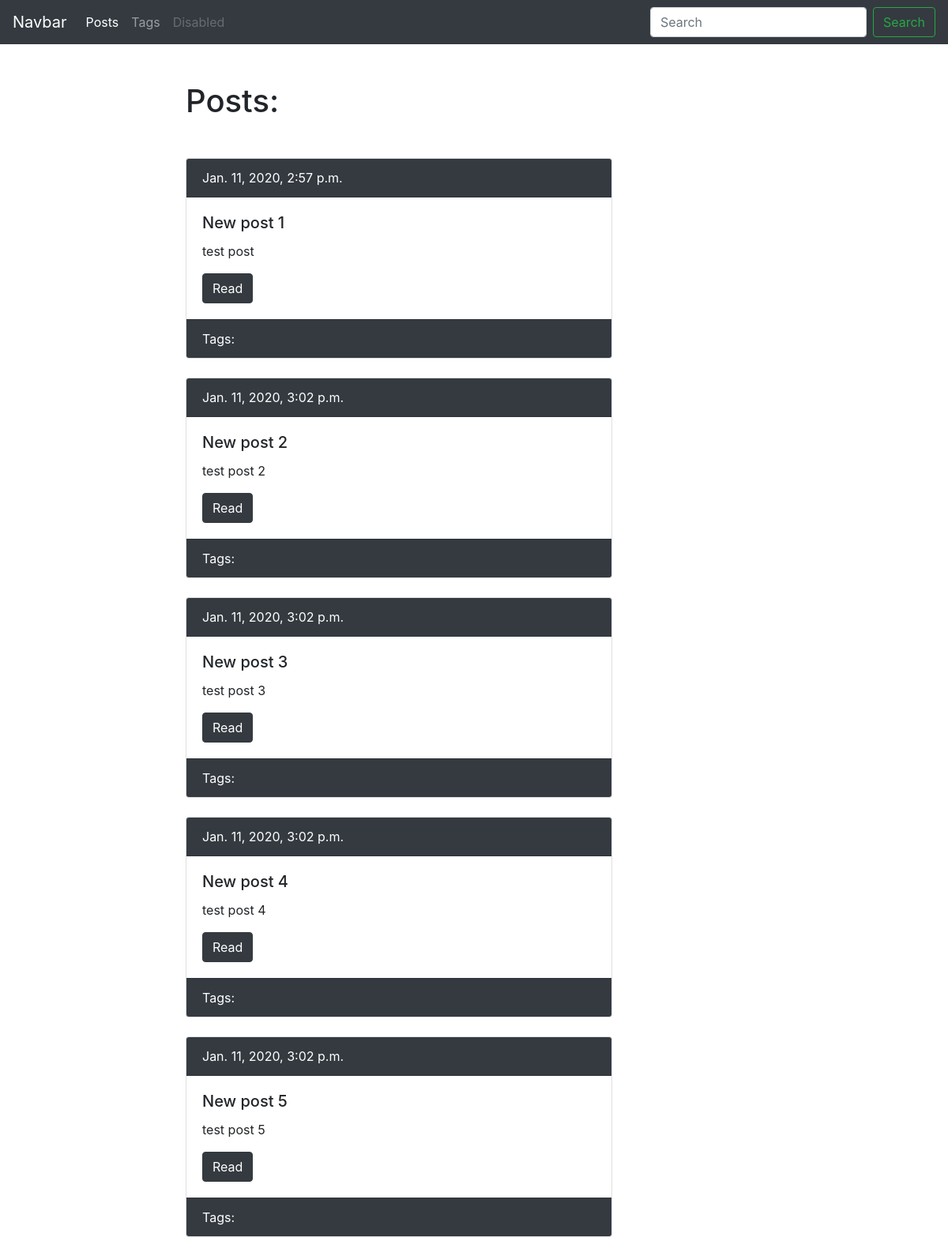
The page /blog/ on the database as committed earlier.
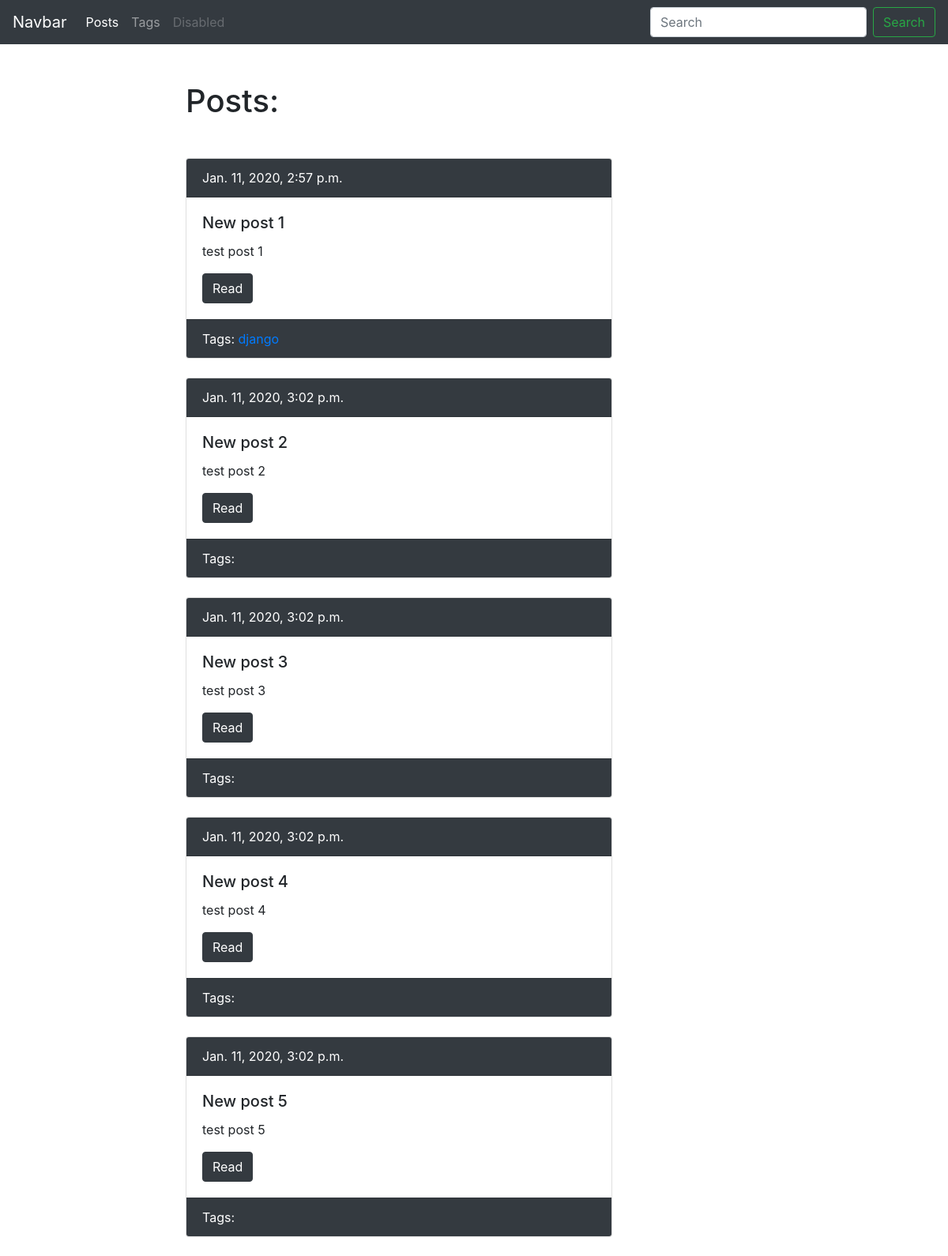
The same page on the database as committed later.
### blog/models.py (models this page shows, shortened)
class Post(models.Model):
    title = models.CharField(max_length=50, db_index=True)
    slug = models.SlugField(max_length=50, unique=True)
    body = models.TextField(blank=True, db_index=True)
    tags = models.ManyToManyField('Tag', blank=True, related_name='posts')
    pub_date = models.DateTimeField(auto_now_add=True)
    def get_absolute_url(self):
        return reverse('blog:post_detail_url', kwargs={'slug': self.slug})

class Tag(models.Model):
    title = models.CharField(max_length=50)
    slug = models.SlugField(max_length=50, unique=True)
    def get_absolute_url(self):
        return reverse('blog:tag_detail_url', kwargs={'slug': self.slug})

### blog/views.py (the view)
# urls.py: path('', post_list, name='post_list_url'),
def post_list(request):
    posts = Post.objects.all()
    return render(request, 'blog/index.html', context={'posts': posts})

### blog/templates/blog/index.html (shortened to what this page needs)
{% extends 'blog/base_blog.html' %}
{% block content %}
    <h1 class="mb-5">Posts:</h1>
    {% for post in posts %}
        {% include 'blog/includes/post_card_template.html' %}
    {% endfor %}
{% endblock %} content %}

### blog/templates/blog/base_blog.html
{% extends 'base.html' %}

### templates/base.html (shortened to what this page needs)
<!doctype html>
<html lang="en">
<head>
    <link rel="stylesheet" href="https://stackpath.bootstrapcdn.com/bootstrap/4.4.1/css/bootstrap.min.css"
>
</head>
<body>
<nav class="navbar navbar-dark bg-dark avbar navbar-expand-lg navbar-light bg-light">
    <a class="navbar-brand" href="#">Navbar</a>
    <div class="collapse navbar-collapse" id="navbarSupportedContent">
        <ul class="navbar-nav mr-auto">
            <li class="nav-item active">
                <a class="nav-link" href="{% url 'blog:post_list_url' %}">Posts</a>
            </li>
            <li class="nav-item">
                <a class="nav-link" href="{% url 'blog:tag_list_url' %}">Tags</a>
            </li>
            <li class="nav-item">
                <a class="nav-link disabled" href="#" tabindex="-1" aria-disabled="true">Disabled</a>
            </li>
        </ul>
        <form class="form-inline my-2 my-lg-0">
            <input class="form-control mr-sm-2" type="search" placeholder="Search" aria-label="Search">
            <button class="btn btn-outline-success my-2 my-sm-0" type="submit">Search</button>
        </form>
    </div>
</nav>
<div class="container mt-5">
    <div class="row">
        <div class="col-6 offset-md-2">
            {% block content %}{% endblock %}
        </div>
    </div>
</div>
</body>
</html>

### blog/templates/blog/includes/post_card_template.html
<div class="card mb-4">
    <div class="card-header bg-dark text-white">
        {{ post.pub_date }}
    </div>
    <div class="card-body">
        <h5 class="card-title">{{ post.title }}</h5>
        <p class="card-text">{{ post.body|truncatewords:15 }}</p>
        <a href="{{ post.get_absolute_url }}" class="btn btn-dark">Read</a>
    </div>
    <div class="card-footer text-white bg-dark">
        Tags:
        {% for tag in post.tags.all %}
            <a href="{{ tag.get_absolute_url }}">{{ tag.title }}</a>
        {% endfor %}
    </div>
</div>

Rows that differ between the two databases and show on the page:
changed Post "New post 1": body "test post" → "test post 1"
added Tag: title "django", shown under Post "New post 1"
